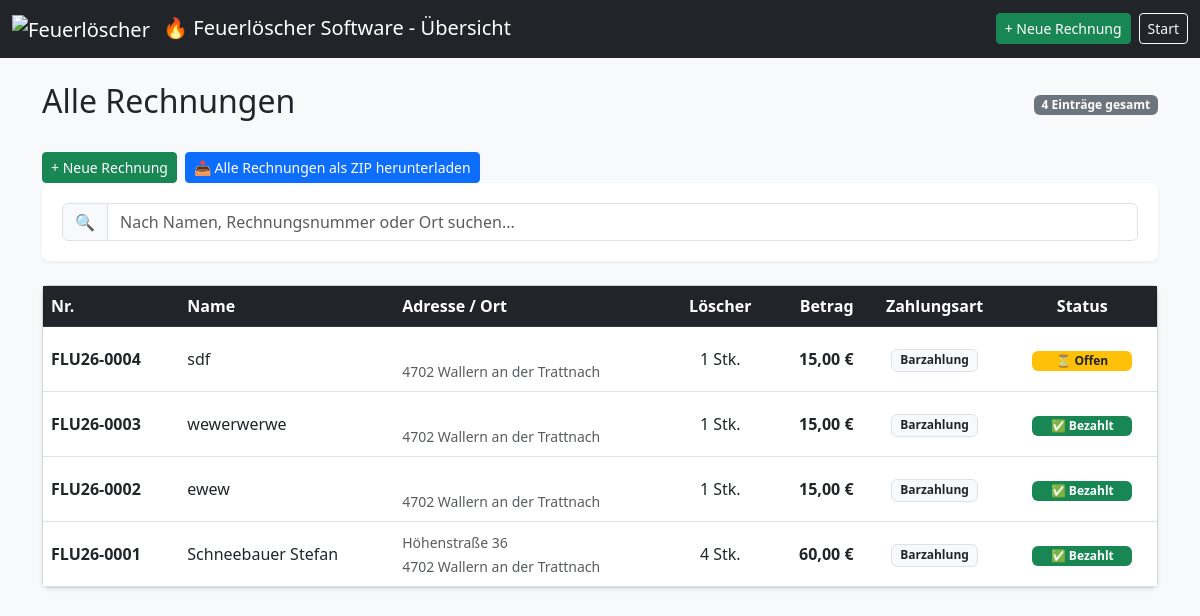
Page /rechnungen_anzeigen.php (signed in) on the earlier database version.
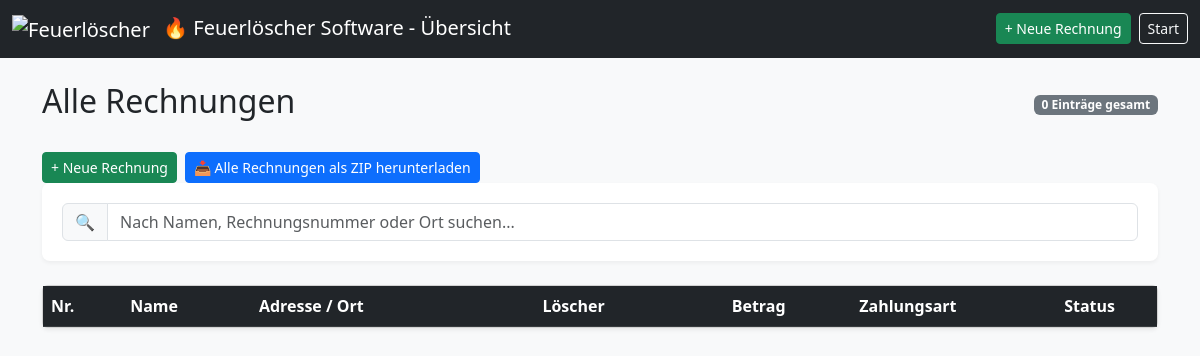
Same page on the later database version.
### tables this page shows
CREATE TABLE rechnungen (
    id INTEGER PRIMARY KEY AUTOINCREMENT,
    anrede TEXT,                         -- Herr, Frau, Firma, etc.
    name TEXT,
    adresse TEXT,
    plz TEXT,
    ort TEXT,
    anzahl_loescher INTEGER,
    preis_pro_loescher REAL,
    zeitstempel_erstellung TEXT,
    rechnung_gedruckt INTEGER DEFAULT 0,
    zeitstempel_gedruckt TEXT,
    rechnungsnummer TEXT,
    zahlungsart TEXT DEFAULT 'Barzahlung',  -- Barzahlung, Kartenzahlung, SumUp
    bezahlt INTEGER DEFAULT 0 ,            -- 0 = nicht bezahlt, 1 = bezahlt
    sumup_transaction_id TEXT,
    sumup_status TEXT
);

### rechnungen_anzeigen.php (the view, shortened to what this page needs)
<?php
$db = getDB();
$query = "SELECT * FROM rechnungen ORDER BY zeitstempel_erstellung DESC";
$result = $db->query($query);
$rechnungen = [];
while ($row = $result->fetchArray(SQLITE3_ASSOC)) {
    $rechnungen[] = $row;
}
?>
<!DOCTYPE html>
<html lang="de">
<head>
    <link href="https://cdn.jsdelivr.net/npm/bootstrap@5.3.0/dist/css/bootstrap.min.css" rel="stylesheet">
</head>
<body class="bg-light">
<nav class="navbar navbar-expand-lg navbar-dark bg-dark">
    <div class="container-fluid">
        <span class="navbar-brand">
            <img src="./images/Feuerlöscher.ico" alt="Feuerlöscher" width="24" height="24" class="me-2">
            &#128293; Feuerlöscher Software - Übersicht
        </span>
        <div class="d-flex gap-2">
            <a href="rechnung.php" class="btn btn-success btn-sm">+ Neue Rechnung</a>
            <a href="index.php" class="btn btn-outline-light btn-sm">Start</a>
        </div>
    </div>
</nav>
<div class="container mt-4">
    <div class="d-flex justify-content-between align-items-center mb-4">
        <h2>Alle Rechnungen</h2>
        <span class="badge bg-secondary"><?= count($rechnungen) ?> Einträge gesamt</span>
    </div>
    <div class="d-flex gap-2">
        <a href="rechnung.php" class="btn btn-success btn-sm">+ Neue Rechnung</a>
        <a href="rechnungen_download_zip.php" class="btn btn-primary btn-sm">
            &#128229; Alle Rechnungen als ZIP herunterladen
        </a>
    </div>
    <div class="search-container mb-4">
        <div class="input-group">
            <span class="input-group-text">&#128269;</span>
            <input type="text" id="tableSearch" class="form-control" placeholder="Nach Namen, Rechnungsnummer oder Ort suchen...">
        </div>
    </div>
    <div class="card shadow-sm">
        <div class="table-responsive">
            <table class="table table-hover align-middle mb-0" id="rechnungsTabelle">
                <thead class="table-dark">
                    <tr>
                        <th>Nr.</th>
                        <th>Name</th>
                        <th>Adresse / Ort</th>
                        <th class="text-center">Löscher</th>
                        <th class="text-end">Betrag</th>
                        <th class="text-center">Zahlungsart</th>
                        <th class="text-center">Status</th>
                    </tr>
                </thead>
                <tbody>
                    <?php foreach ($rechnungen as $r):
                        $gesamt = $r['anzahl_loescher'] * $r['preis_pro_loescher'];
                    ?>
                    <tr onclick="window.location.href='rechnung.php?id=<?= $r['id'] ?>'">
                        <td class="fw-bold"><?= htmlspecialchars($r['rechnungsnummer']) ?></td>
                        <td><?= htmlspecialchars($r['name']) ?></td>
                        <td>
                            <small class="text-muted">
                                <?= htmlspecialchars($r['adresse']) ?><br>
                                <?= htmlspecialchars($r['plz']) ?> <?= htmlspecialchars($r['ort']) ?>
                            </small>
                        </td>
                        <td class="text-center"><?= $r['anzahl_loescher'] ?> Stk.</td>
                        <td class="text-end fw-bold"><?= number_format($gesamt, 2, ',', '.') ?> €</td>
                        <td class="text-center">
                            <span class="badge border text-dark bg-light"><?= htmlspecialchars($r['zahlungsart']) ?></span>
                        </td>
                        <td class="text-center">
                            <?php if ($r['bezahlt']): ?>
                                <span class="badge bg-success status-badge">&#9989; Bezahlt</span>
                            <?php else: ?>
                                <span class="badge bg-warning text-dark status-badge">&#9203; Offen</span>
                            <?php endif; ?>
                        </td>
                    </tr>
                    <?php endforeach; ?>
                </tbody>
            </table>
        </div>
    </div>
</div>
</body>
</html>

### rechnungen_anzeigen.php (style rules this page uses)
.search-container { background: #fff; padding: 20px; border-radius: 8px; box-shadow: 0 2px 4px rgba(0,0,0,0.05); }
.table-hover tbody tr { cursor: pointer; transition: background 0.2s; }
.status-badge { width: 100px; }

Differences in the rows shown:
removed rechnungen: rechnungsnummer "FLU26-0004", name "sdf", plz "4702", ort "Wallern an der Trattnach", anzahl_loescher "1", gesamt "15,00", zahlungsart "Barzahlung", bezahlt "⏳ Offen"
removed rechnungen: rechnungsnummer "FLU26-0003", name "wewerwerwe", plz "4702", ort "Wallern an der Trattnach", anzahl_loescher "1", gesamt "15,00", zahlungsart "Barzahlung", bezahlt "✅ Bezahlt"
removed rechnungen: rechnungsnummer "FLU26-0002", name "ewew", plz "4702", ort "Wallern an der Trattnach", anzahl_loescher "1", gesamt "15,00", zahlungsart "Barzahlung", bezahlt "✅ Bezahlt"
removed rechnungen: rechnungsnummer "FLU26-0001", name "Schneebauer Stefan", adresse "Höhenstraße 36", plz "4702", ort "Wallern an der Trattnach", anzahl_loescher "4", gesamt "60,00", zahlungsart "Barzahlung", bezahlt "✅ Bezahlt"
Other differences:
count($rechnungen): "4" → "0"
